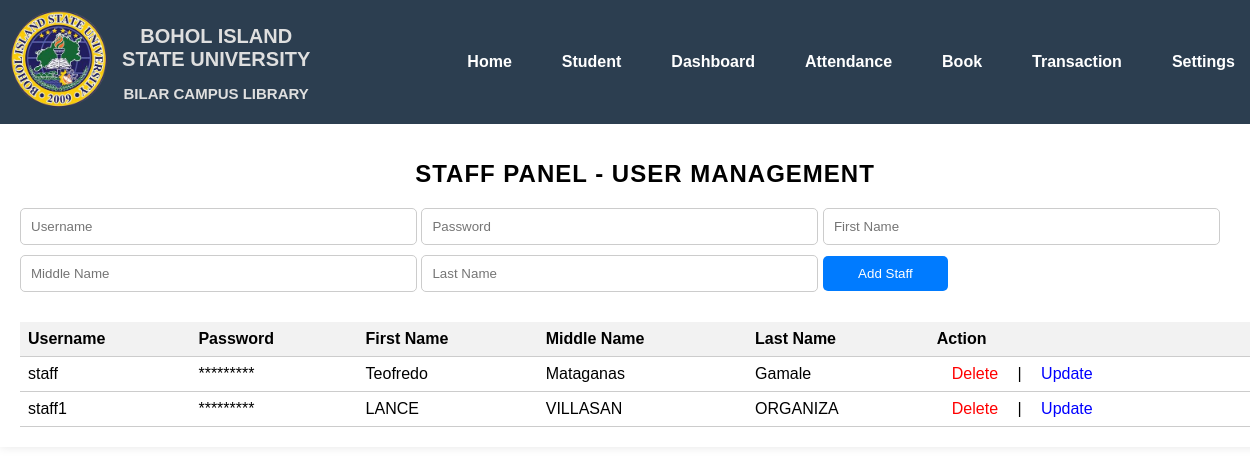
Screenshot of /stuff.php with the database file from the repository.
### tables this page shows
CREATE TABLE IF NOT EXISTS `stuff` (
  `stuff_id` int(11) NOT NULL AUTO_INCREMENT,
  `username` varchar(20) NOT NULL,
  `password` varchar(20) NOT NULL,
  `firstname` varchar(20) NOT NULL,
  `middlename` varchar(20) NOT NULL,
  `lastname` varchar(20) NOT NULL,
  PRIMARY KEY (`stuff_id`)
);

### stuff.php (the view, shortened to what this page needs)
<!DOCTYPE html>
<html lang="en">
<head>
    <?php include 'top_bar.php'; ?>
    <link rel="stylesheet" href="css/staffs.css">
</head>
<body>
    <div class="container">
        <h2>Staff Panel - User Management</h2>
        <form method="post">
            <input type="text" name="username" placeholder="Username" required>
            <input type="password" name="password" placeholder="Password" required>
            <input type="text" name="firstname" placeholder="First Name" required>
            <input type="text" name="middlename" placeholder="Middle Name">
            <input type="text" name="lastname" placeholder="Last Name" required>
            <input type="submit" name="addStuff" value="Add Staff">
        </form>
        <?php
         include "connect.php";
        function displayUsers($conn) {
            $sql = "SELECT * FROM stuff";
            $result = $conn->query($sql);
            if ($result->num_rows > 0) {
                echo "<table>
                        <tr>
                            <th>Username</th>
                            <th>Password</th>
                            <th>First Name</th>
                            <th>Middle Name</th>
                            <th>Last Name</th>
                            <th>Action</th>
                        </tr>";
                while($row = $result->fetch_assoc()) {
                    $hashedPassword = "*********";
                    echo "<tr>
                            <td>".$row["username"]."</td>
                            <td>".$hashedPassword."</td>
                            <td>".$row["firstname"]."</td>
                            <td>".$row["middlename"]."</td>
                            <td>".$row["lastname"]."</td>
                            <td><a href='delete_stuff.php?stuff_id=".$row['stuff_id']."'>Delete</a> | <a href='load_stuff.php?stuff_id=".$row['stuff_id']."' style='color: blue;'>Update</a>
                        </tr>";
                }
                echo "</table>";
            } else {
                echo "<span style='color: red;'>No staff account Added!</span>";
            }
        }
        displayUsers($conn);
        ?>
    </div>
</body>
</html>

### css/main.css (style rules this page uses)
body { margin: 0; font-family: Arial, sans-serif; }
a { text-decoration: none; color: #fff; padding: 15px; transition: background-color 0.3s ease, color 0.3s ease; border-radius: 5px; }

### css/staffs.css (style rules this page uses)
form { margin-bottom: 20px; }
input[type="text"] { width: 30%; padding: 10px; margin-bottom: 10px; border: 1px solid #ccc; border-radius: 5px; }
input[type="password"] { width: 30%; padding: 10px; margin-bottom: 10px; border: 1px solid #ccc; border-radius: 5px; }
input[type="submit"] { width: 10%; padding: 10px; border: none; border-radius: 5px; background-color: #007bff; color: #fff; cursor: pointer; transition: background-color 0.3s ease; }
table { width: 100%; border-collapse: collapse; margin-top: 20px; }
th, td { padding: 8px; border-bottom: 1px solid #ccc; text-align: left; }
th { background-color: #f2f2f2; }
td a { text-decoration: none; color: red; transition: color 0.3s ease; }
.container { width: 100%; max-width: 100%; margin: 0 auto; margin-top: 120px; padding: 20px; background-color: #fff; box-shadow: 0 0 10px rgba(0, 0, 0, 0.1); animation: fadeIn 1s ease-in-out; }
h2 { text-align: center; margin-bottom: 20px; color: black; text-transform: uppercase; letter-spacing: 1px; }

### rows the page displays
stuff: username "staff", hashedPassword "*********", firstname "Teofredo", middlename "Mataganas", lastname "Gamale"
stuff: username "staff1", hashedPassword "*********", firstname "LANCE", middlename "VILLASAN", lastname "ORGANIZA"
